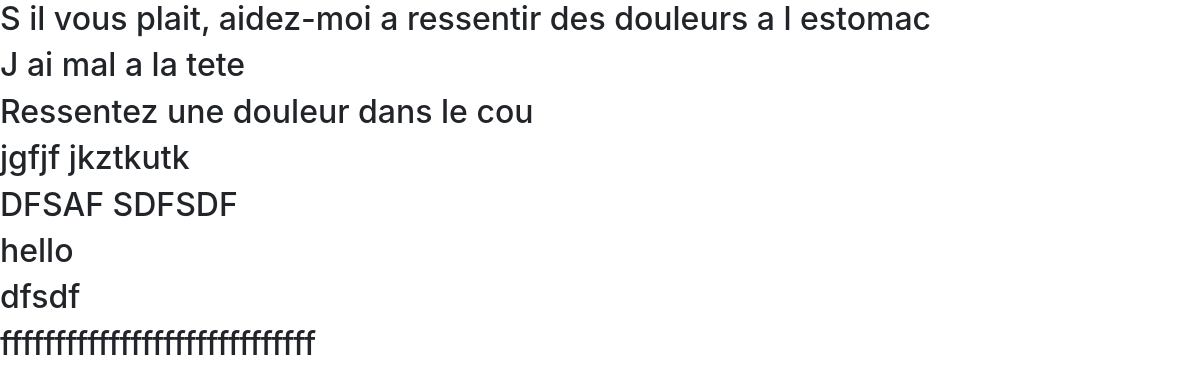
The app's page /morceau.php with its own data.
### tables this page shows
CREATE TABLE IF NOT EXISTS `posts` (
  `id_post` int(11) NOT NULL AUTO_INCREMENT,
  `post` text NOT NULL,
  `temp` date NOT NULL,
  `id_user` int(11) NOT NULL,
  PRIMARY KEY (`id_post`),
  UNIQUE KEY `id_post` (`id_post`)
);

### morceau.php (the view, shortened to what this page needs)
<?php
include("connect.php");
?>
<!DOCTYPE html>
<html lang="en">
<head>
  <link rel="stylesheet" href="https://maxcdn.bootstrapcdn.com/bootstrap/4.4.1/css/bootstrap.min.css">
<link rel="stylesheet" href="https://cdn.jsdelivr.net/npm/uikit@3.4.6/dist/css/uikit.min.css" />
</head>
<body>
   <?php
$sql ="SELECT * FROM `posts`";
$result = mysqli_query($conn, $sql);
 while($row = mysqli_fetch_assoc($result)) {
echo "<h2><meta charset='utf-8'>{$row['post']}</h2>";
 }
      ?>
</body>
</html>

### records on screen
posts: post "S il vous plait, aidez-moi a ressentir des douleurs a l estomac"
posts: post "J ai mal a la tete"
posts: post "Ressentez une douleur dans le cou"
posts: post "jgfjf jkztkutk"
posts: post "DFSAF SDFSDF"
posts: post "hello"
posts: post "dfsdf"
posts: post "fffffffffffffffffffffffffffff"
